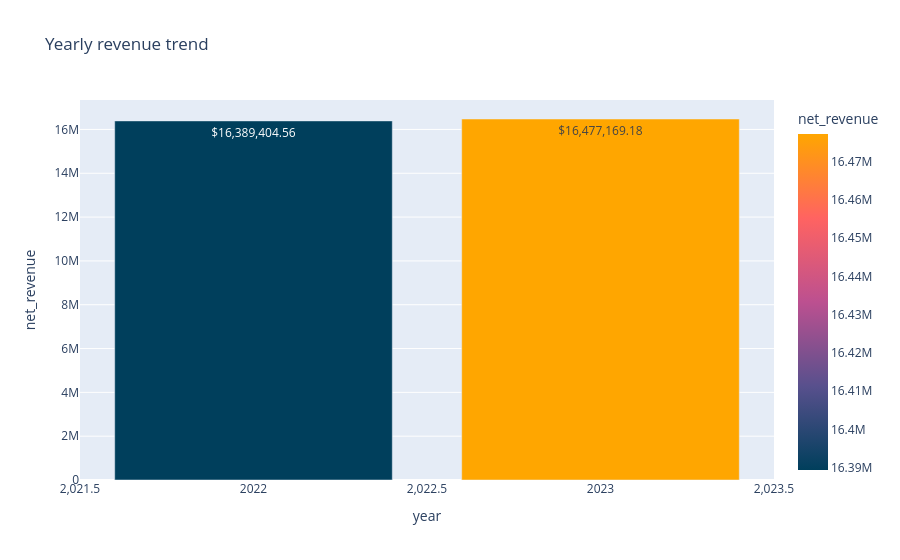

The notebook cell this image was saved under:
### Code cell
vc = df.groupby('year')['net_revenue'].sum()

fig = px.bar(
    vc,
    y='net_revenue',
    color='net_revenue',
    color_continuous_scale=[
        '#003f5c',
        '#58508d',
        '#bc5090',
        '#ff6361',
        '#ffa600'
    ],
    text='net_revenue',
    title="Yearly revenue trend"
)
fig.update_traces(
    texttemplate='$%{y:,.2f}',
    textposition='inside'
)
fig.show()

### Figure 1 — Plotly figure (JSON) as saved in the notebook; plotly's stock layout.template omitted (floating-point values rounded to 4 significant figures)
{"data": [{"hovertemplate": "year=%{x}<br>net_revenue=%{marker.color}<extra></extra>", "legendgroup": "", "marker": {"color": [16390000.0, 16480000.0], "coloraxis": "coloraxis", "pattern": {"shape": ""}}, "name": "", "orientation": "v", "showlegend": false, "text": [16390000.0, 16480000.0], "textposition": "inside", "texttemplate": "$%{y:,.2f}", "type": "bar", "x": [2022, 2023], "xaxis": "x", "y": [16390000.0, 16480000.0], "yaxis": "y"}], "layout": {"barmode": "relative", "coloraxis": {"colorbar": {"title": {"text": "net_revenue"}}, "colorscale": [[0, "#003f5c"], [0.25, "#58508d"], [0.5, "#bc5090"], [0.75, "#ff6361"], [1, "#ffa600"]]}, "legend": {"tracegroupgap": 0}, "title": {"text": "Yearly revenue trend"}, "xaxis": {"anchor": "y", "domain": [0, 1], "title": {"text": "year"}}, "yaxis": {"anchor": "x", "domain": [0, 1], "title": {"text": "net_revenue"}}}}
